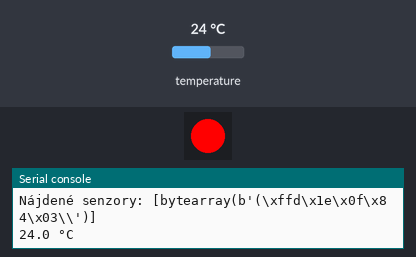
Bench run of a program on a simulated ESP32 board running MicroPython. On the bench: 1 RGB LEDs in strip order, left to right, the last lines printed to the serial console. Inputs (shaded band) come from the test bench; at power-on: temperature 24 °C. Files the program writes start out absent; files that are not in the repository are absent; the clock reads 2024-03-15 10:24:30 at power-on unless the program sets it.

Above: at 1.2 s.
1.3 s: temperature set to 29.5 °C
6.0 s: temperature set to 30.9 °C
At 8.8 s:
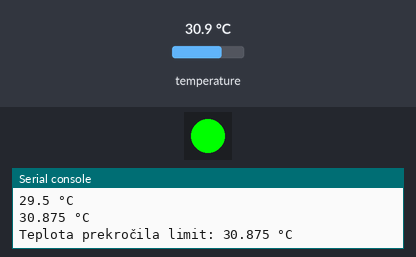
10.7 s: temperature set to 12 °C
At 12.7 s:
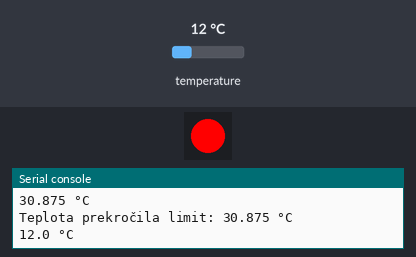
15.4 s: temperature set to 33 °C
At 20.4 s:
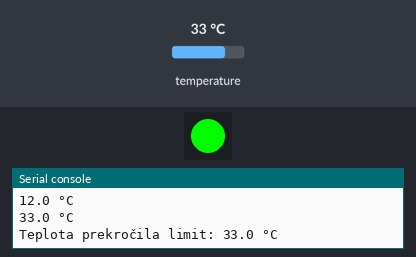
Timing chart, 0 to 21.9 s (numbered marks = the images above; inputs shaded):
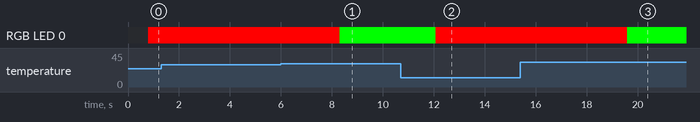

The program:

omain.py
```python
import machine
import onewire
import ds18x20
import time
from machine import Pin
import neopixel
import time
import utime
import os

np = neopixel.NeoPixel(Pin(8), 1)
# Pripojenie dátového pinu (žltý) na GPIO10
dat = machine.Pin(1)

# Inicializácia OneWire a DS18B20
ow = onewire.OneWire(dat)
ds = ds18x20.DS18X20(ow)

# Vyhľadanie senzorov na zbernici (môže byť viac)
roms = ds.scan()
print('Nájdené senzory:', roms)
teploty = []
# Nastavte si limitnú teplotu podľa potreby
LIMIT_TEMP = 30.0  # napríklad 30°C

while True:
    for i in range(5):
        ds.convert_temp()
        time.sleep_ms(750)
        for rom in roms:
            temp = ds.read_temp(rom)
            print(temp, '°C')
            # Získaj aktuálny čas v čitateľnom tvare (YYYY-MM-DD HH:MM:SS)
            timestamp = utime.time()
            t = utime.localtime(timestamp)
            timestr = f"{t[0]:04d}-{t[1]:02d}-{t[2]:02d} {t[3]:02d}:{t[4]:02d}:{t[5]:02d}"
            # Skontroluj počet riadkov v súbore a ak je viac ako 400, vymaž ho
            try:
                with open("heatstat.txt", "r") as stat:
                    lines = stat.readlines()
                if len(lines) > 1200:
                    with open("heatstat.txt", "w") as stat:
                        stat.write("")
            except OSError:
                pass  # súbor ešte neexistuje
            with open("heatstat.txt", "a") as stat:
                if temp > LIMIT_TEMP:
                    stat.write("Teplota bola prekrocena:  ")
                    stat.flush()
                    os.sync()
                stat.write(f"{timestr};{temp:.2f} °C\n")
                stat.flush()
                os.sync()
            if temp > LIMIT_TEMP:
                print('Teplota prekročila limit:', temp, '°C')

                np[0] = (0, 255, 0)  # GRB: zelená = zle (prekročený limit)
                np.write()
            else:
                np[0] = (255, 0, 0)  # GRB: červená = dobre (v norme)
                np.write()
        time.sleep(3)

# pamata si to 1h a potom sa zmaze a zapisuje nanovo
```

Measured:
- the behaviour switches between 30 and 30.1 °C on temperature (found by bisection; images 0 and 1)
- after the input at 6.0 s, RGB LED 0: RGB(255, 0, 0) → RGB(0, 255, 0) after 2.3 s
- after the input at 10.7 s, RGB LED 0: RGB(0, 255, 0) → RGB(255, 0, 0) after 1.4 s
- after the input at 15.4 s, RGB LED 0: RGB(255, 0, 0) → RGB(0, 255, 0) after 4.2 s
